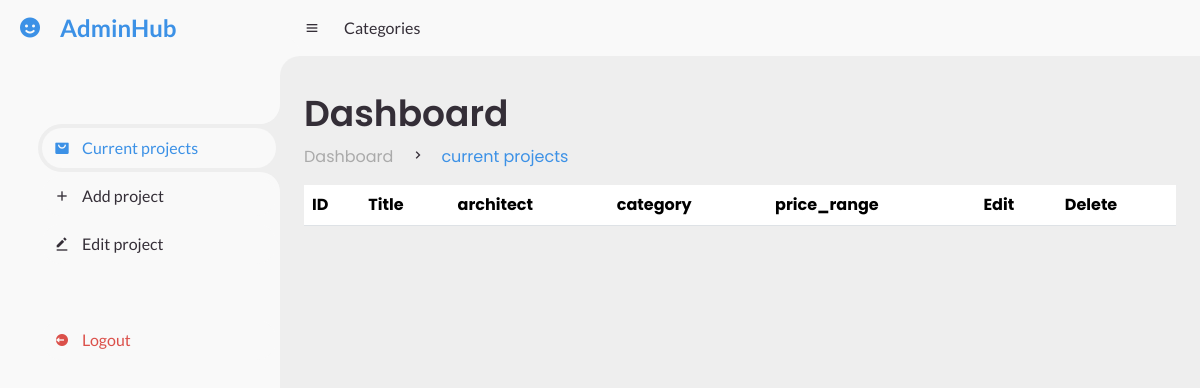
Before: /current_projects.php with the older database file.
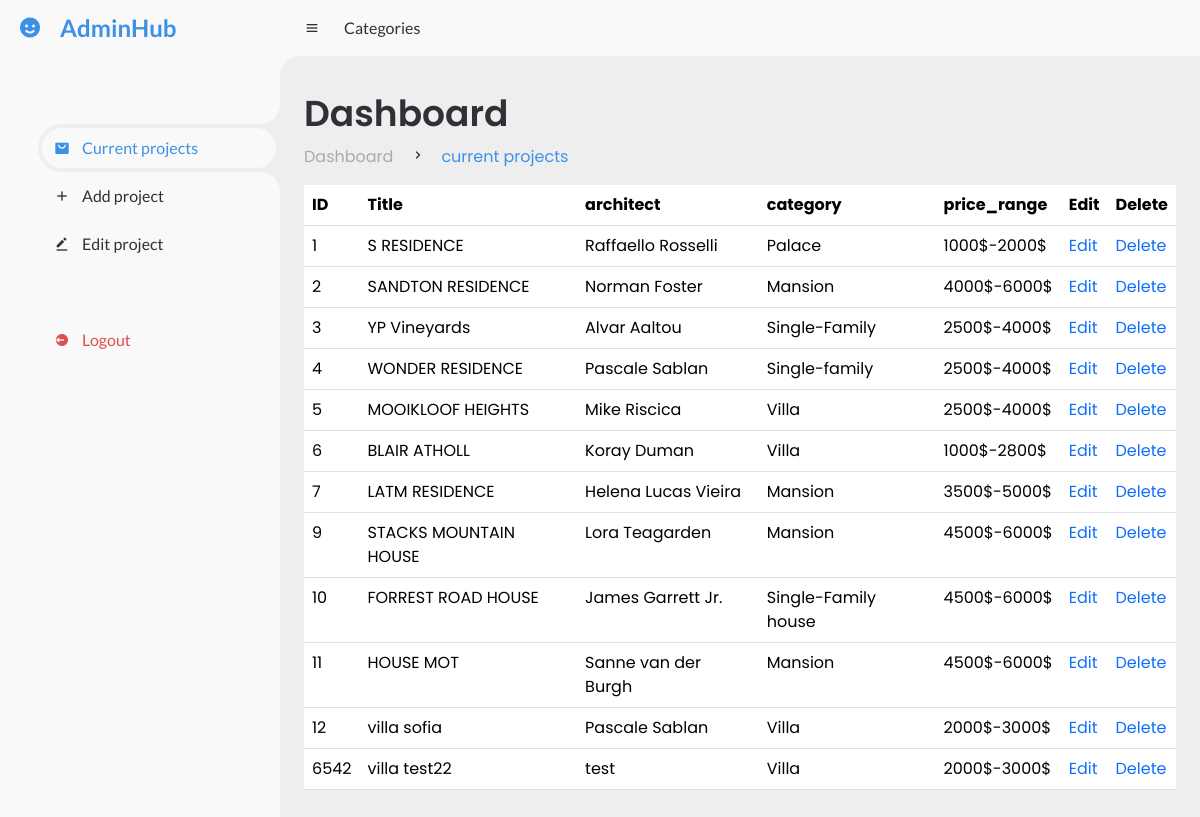
After: the same page with the newer database file.
### tables this page shows
CREATE TABLE `projects` (
  `id` int(6) UNSIGNED NOT NULL DEFAULT 0,
  `image` varchar(500) DEFAULT NULL,
  `img2` varchar(30) NOT NULL DEFAULT 'imgs/10.jpg',
  `img3` varchar(30) NOT NULL DEFAULT 'imgs/10.jpg',
  `img4` varchar(30) NOT NULL DEFAULT 'imgs/10.jpg',
  `title` varchar(30) DEFAULT NULL,
  `architect` varchar(30) NOT NULL DEFAULT 'Frank Lloyd Wright',
  `description` varchar(2000) DEFAULT NULL,
  `category` varchar(50) NOT NULL DEFAULT 'Mansion',
  `price_range` varchar(30) DEFAULT NULL
);

### current_projects.php (the view, shortened to what this page needs)
<?PHP
    $host="localhost";
        $user="root";
        $pass="";
        $db="db";
       $connect= mysqli_connect($host,$user,$pass,$db);
    $projects= "select * from projects ";
    $q=mysqli_query($connect,$projects);
    $rows = $q -> fetch_all(MYSQLI_ASSOC);
?>
<!DOCTYPE html>
<html lang="en">
<head>
    <link href="https://cdn.jsdelivr.net/npm/bootstrap@5.3.2/dist/css/bootstrap.min.css" rel="stylesheet"
>
    <link href='https://unpkg.com/boxicons@2.0.9/css/boxicons.min.css' rel='stylesheet'>
    <link rel="stylesheet" href="dash.css">
</head>
<body>
    <section id="sidebar">
        <a href="#" class="brand">
            <i class='bx bxs-smile'></i>
            <span class="text">AdminHub</span>
        </a>
        <ul class="side-menu top">
            <li class="active">
                <a href="current_projects.php">
                    <i class='bx bxs-shopping-bag-alt'></i>
                    <span class="text">Current projects</span>
                </a>
            </li>
            <li>
                <a href="Add_project.php">
                    <i class='bx bx-plus'></i>
                    <span class="text">Add project</span>
                </a>
            </li>
            <li>
                <a href="Edit_project.php">
                    <i class='bx bxs-edit-alt'></i>
                    <span class="text">Edit project</span>
                </a>
            </li>
        </ul>
        <ul class="side-menu">
            <li>
                <a href="login-signup.html" class="logout">
                    <i class='bx bxs-log-out-circle'></i>
                    <span class="text">Logout</span>
                </a>
            </li>
        </ul>
    </section>
    <section id="content">
        <nav>
            <i class='bx bx-menu'></i>
            <a href="#" class="nav-link">Categories</a>
        </nav>
        <main>
            <div class="head-title">
                <div class="left">
                    <h1>Dashboard</h1>
                    <ul class="breadcrumb">
                        <li>
                            <a href="#">Dashboard</a>
                        </li>
                        <li><i class='bx bx-chevron-right'></i></li>
                        <li>
                            <a class="active" href="#">current projects</a>
                        </li>
                    </ul>
                </div>
            </div>
            <table class="table" id="table">
                <thead>
                    <tr>
                        <th>ID</th>
                        <th>Title</th>
                        <th>architect</th>
                        <th>category</th>
                        <th>price_range</th>
                        <th>Edit </th>
                        <th> Delete</th>
                    </tr>
                </thead>
                <tbody>
                    <?php
                foreach ($rows as $row){
                    echo"<tr>";
                echo"<td>".$row['id']."</td>";
                echo"<td>".$row['title']."</td>";
                echo"<td>".$row['architect']."</td>";
                echo"<td>".$row['category']."</td>";
                echo"<td>".$row['price_range']."</td>";
                echo '<td><a href="Edit_project.php?edit_id=' . $row['id'] . '">Edit</a></td>';
                echo "<td><a href='?delete_id=" . $row['id'] . "'>Delete</a></td>";
                echo"</tr>";
            }
                    ?>
                </tbody>
            </table>
</body>
</html>

Changed rows visible on the page:
added projects: id "1", title "S RESIDENCE", architect "Raffaello Rosselli", category "Palace", price_range "1000$-2000$"
added projects: id "2", title "SANDTON RESIDENCE", architect "Norman Foster", category "Mansion", price_range "4000$-6000$"
added projects: id "3", title "YP Vineyards", architect "Alvar Aaltou", category "Single-Family", price_range "2500$-4000$"
added projects: id "4", title "WONDER RESIDENCE", architect "Pascale Sablan", category "Single-family", price_range "2500$-4000$"
added projects: id "5", title "MOOIKLOOF HEIGHTS", architect "Mike Riscica", category "Villa", price_range "2500$-4000$"
added projects: id "6", title "BLAIR ATHOLL", architect "Koray Duman", category "Villa", price_range "1000$-2800$"
added projects: id "7", title "LATM RESIDENCE", architect "Helena Lucas Vieira", category "Mansion", price_range "3500$-5000$"
added projects: id "9", title "STACKS MOUNTAIN HOUSE", architect "Lora Teagarden", category "Mansion", price_range "4500$-6000$"
added projects: id "10", title "FORREST ROAD HOUSE", architect "James Garrett Jr.", category "Single-Family house", price_range "4500$-6000$"
added projects: id "11", title "HOUSE MOT", architect "Sanne van der Burgh", category "Mansion", price_range "4500$-6000$"
added projects: id "12", title "villa sofia", architect "Pascale Sablan", category "Villa", price_range "2000$-3000$"
added projects: id "6542", title "villa test22", architect "test", category "Villa", price_range "2000$-3000$"
